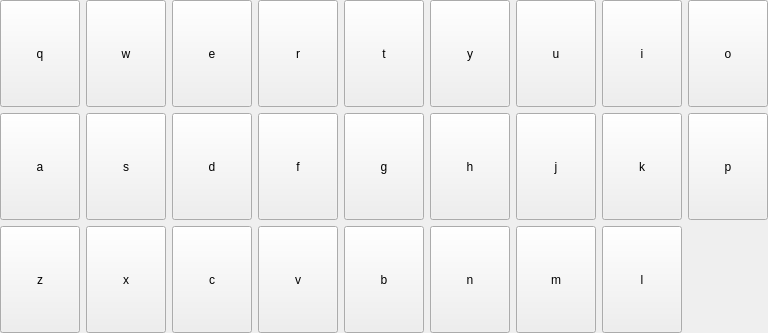
<?xml version="1.0" encoding="UTF-8"?>
<ui version="4.0">
 <class>EnglishKeyboard</class>
 <widget class="QWidget" name="EnglishKeyboard">
  <property name="geometry">
   <rect>
    <x>0</x>
    <y>0</y>
    <width>651</width>
    <height>333</height>
   </rect>
  </property>
  <property name="windowTitle">
   <string>Form</string>
  </property>
  <layout class="QVBoxLayout" name="verticalLayout">
   <property name="leftMargin">
    <number>0</number>
   </property>
   <property name="topMargin">
    <number>0</number>
   </property>
   <property name="rightMargin">
    <number>0</number>
   </property>
   <property name="bottomMargin">
    <number>0</number>
   </property>
   <item>
    <layout class="QGridLayout" name="gridLayout">
     <item row="2" column="1">
      <widget class="QPushButton" name="x">
       <property name="sizePolicy">
        <sizepolicy hsizetype="Minimum" vsizetype="Expanding">
         <horstretch>0</horstretch>
         <verstretch>0</verstretch>
        </sizepolicy>
       </property>
       <property name="text">
        <string>x</string>
       </property>
      </widget>
     </item>
     <item row="0" column="3">
      <widget class="QPushButton" name="r">
       <property name="sizePolicy">
        <sizepolicy hsizetype="Minimum" vsizetype="Expanding">
         <horstretch>0</horstretch>
         <verstretch>0</verstretch>
        </sizepolicy>
       </property>
       <property name="text">
        <string>r</string>
       </property>
      </widget>
     </item>
     <item row="1" column="2">
      <widget class="QPushButton" name="d">
       <property name="sizePolicy">
        <sizepolicy hsizetype="Minimum" vsizetype="Expanding">
         <horstretch>0</horstretch>
         <verstretch>0</verstretch>
        </sizepolicy>
       </property>
       <property name="text">
        <string>d</string>
       </property>
      </widget>
     </item>
     <item row="2" column="5">
      <widget class="QPushButton" name="n">
       <property name="sizePolicy">
        <sizepolicy hsizetype="Minimum" vsizetype="Expanding">
         <horstretch>0</horstretch>
         <verstretch>0</verstretch>
        </sizepolicy>
       </property>
       <property name="text">
        <string>n</string>
       </property>
      </widget>
     </item>
     <item row="0" column="7">
      <widget class="QPushButton" name="i">
       <property name="sizePolicy">
        <sizepolicy hsizetype="Minimum" vsizetype="Expanding">
         <horstretch>0</horstretch>
         <verstretch>0</verstretch>
        </sizepolicy>
       </property>
       <property name="text">
        <string>i</string>
       </property>
      </widget>
     </item>
     <item row="2" column="3">
      <widget class="QPushButton" name="v">
       <property name="sizePolicy">
        <sizepolicy hsizetype="Minimum" vsizetype="Expanding">
         <horstretch>0</horstretch>
         <verstretch>0</verstretch>
        </sizepolicy>
       </property>
       <property name="text">
        <string>v</string>
       </property>
      </widget>
     </item>
     <item row="1" column="4">
      <widget class="QPushButton" name="g">
       <property name="sizePolicy">
        <sizepolicy hsizetype="Minimum" vsizetype="Expanding">
         <horstretch>0</horstretch>
         <verstretch>0</verstretch>
        </sizepolicy>
       </property>
       <property name="text">
        <string>g</string>
       </property>
      </widget>
     </item>
     <item row="2" column="4">
      <widget class="QPushButton" name="b">
       <property name="sizePolicy">
        <sizepolicy hsizetype="Minimum" vsizetype="Expanding">
         <horstretch>0</horstretch>
         <verstretch>0</verstretch>
        </sizepolicy>
       </property>
       <property name="text">
        <string>b</string>
       </property>
      </widget>
     </item>
     <item row="0" column="5">
      <widget class="QPushButton" name="y">
       <property name="sizePolicy">
        <sizepolicy hsizetype="Minimum" vsizetype="Expanding">
         <horstretch>0</horstretch>
         <verstretch>0</verstretch>
        </sizepolicy>
       </property>
       <property name="text">
        <string>y</string>
       </property>
      </widget>
     </item>
     <item row="0" column="4">
      <widget class="QPushButton" name="t">
       <property name="sizePolicy">
        <sizepolicy hsizetype="Minimum" vsizetype="Expanding">
         <horstretch>0</horstretch>
         <verstretch>0</verstretch>
        </sizepolicy>
       </property>
       <property name="text">
        <string>t</string>
       </property>
      </widget>
     </item>
     <item row="1" column="0">
      <widget class="QPushButton" name="a">
       <property name="sizePolicy">
        <sizepolicy hsizetype="Minimum" vsizetype="Expanding">
         <horstretch>0</horstretch>
         <verstretch>0</verstretch>
        </sizepolicy>
       </property>
       <property name="text">
        <string>a</string>
       </property>
      </widget>
     </item>
     <item row="2" column="0">
      <widget class="QPushButton" name="z">
       <property name="sizePolicy">
        <sizepolicy hsizetype="Minimum" vsizetype="Expanding">
         <horstretch>0</horstretch>
         <verstretch>0</verstretch>
        </sizepolicy>
       </property>
       <property name="text">
        <string>z</string>
       </property>
      </widget>
     </item>
     <item row="0" column="6">
      <widget class="QPushButton" name="u">
       <property name="sizePolicy">
        <sizepolicy hsizetype="Minimum" vsizetype="Expanding">
         <horstretch>0</horstretch>
         <verstretch>0</verstretch>
        </sizepolicy>
       </property>
       <property name="text">
        <string>u</string>
       </property>
      </widget>
     </item>
     <item row="0" column="8">
      <widget class="QPushButton" name="o">
       <property name="sizePolicy">
        <sizepolicy hsizetype="Minimum" vsizetype="Expanding">
         <horstretch>0</horstretch>
         <verstretch>0</verstretch>
        </sizepolicy>
       </property>
       <property name="text">
        <string>o</string>
       </property>
      </widget>
     </item>
     <item row="0" column="0">
      <widget class="QPushButton" name="q">
       <property name="sizePolicy">
        <sizepolicy hsizetype="Minimum" vsizetype="Expanding">
         <horstretch>0</horstretch>
         <verstretch>0</verstretch>
        </sizepolicy>
       </property>
       <property name="text">
        <string>q</string>
       </property>
      </widget>
     </item>
     <item row="2" column="2">
      <widget class="QPushButton" name="c">
       <property name="sizePolicy">
        <sizepolicy hsizetype="Minimum" vsizetype="Expanding">
         <horstretch>0</horstretch>
         <verstretch>0</verstretch>
        </sizepolicy>
       </property>
       <property name="text">
        <string>c</string>
       </property>
      </widget>
     </item>
     <item row="1" column="3">
      <widget class="QPushButton" name="f">
       <property name="sizePolicy">
        <sizepolicy hsizetype="Minimum" vsizetype="Expanding">
         <horstretch>0</horstretch>
         <verstretch>0</verstretch>
        </sizepolicy>
       </property>
       <property name="text">
        <string>f</string>
       </property>
      </widget>
     </item>
     <item row="1" column="5">
      <widget class="QPushButton" name="h">
       <property name="sizePolicy">
        <sizepolicy hsizetype="Minimum" vsizetype="Expanding">
         <horstretch>0</horstretch>
         <verstretch>0</verstretch>
        </sizepolicy>
       </property>
       <property name="text">
        <string>h</string>
       </property>
      </widget>
     </item>
     <item row="1" column="1">
      <widget class="QPushButton" name="s">
       <property name="sizePolicy">
        <sizepolicy hsizetype="Minimum" vsizetype="Expanding">
         <horstretch>0</horstretch>
         <verstretch>0</verstretch>
        </sizepolicy>
       </property>
       <property name="text">
        <string>s</string>
       </property>
      </widget>
     </item>
     <item row="0" column="2">
      <widget class="QPushButton" name="e">
       <property name="sizePolicy">
        <sizepolicy hsizetype="Minimum" vsizetype="Expanding">
         <horstretch>0</horstretch>
         <verstretch>0</verstretch>
        </sizepolicy>
       </property>
       <property name="text">
        <string>e</string>
       </property>
      </widget>
     </item>
     <item row="0" column="1">
      <widget class="QPushButton" name="w">
       <property name="sizePolicy">
        <sizepolicy hsizetype="Minimum" vsizetype="Expanding">
         <horstretch>0</horstretch>
         <verstretch>0</verstretch>
        </sizepolicy>
       </property>
       <property name="text">
        <string>w</string>
       </property>
      </widget>
     </item>
     <item row="1" column="6">
      <widget class="QPushButton" name="j">
       <property name="sizePolicy">
        <sizepolicy hsizetype="Minimum" vsizetype="Expanding">
         <horstretch>0</horstretch>
         <verstretch>0</verstretch>
        </sizepolicy>
       </property>
       <property name="text">
        <string>j</string>
       </property>
      </widget>
     </item>
     <item row="1" column="7">
      <widget class="QPushButton" name="k">
       <property name="sizePolicy">
        <sizepolicy hsizetype="Minimum" vsizetype="Expanding">
         <horstretch>0</horstretch>
         <verstretch>0</verstretch>
        </sizepolicy>
       </property>
       <property name="text">
        <string>k</string>
       </property>
      </widget>
     </item>
     <item row="2" column="6">
      <widget class="QPushButton" name="m">
       <property name="sizePolicy">
        <sizepolicy hsizetype="Minimum" vsizetype="Expanding">
         <horstretch>0</horstretch>
         <verstretch>0</verstretch>
        </sizepolicy>
       </property>
       <property name="text">
        <string>m</string>
       </property>
      </widget>
     </item>
     <item row="2" column="7">
      <widget class="QPushButton" name="l">
       <property name="sizePolicy">
        <sizepolicy hsizetype="Minimum" vsizetype="Expanding">
         <horstretch>0</horstretch>
         <verstretch>0</verstretch>
        </sizepolicy>
       </property>
       <property name="text">
        <string>l</string>
       </property>
      </widget>
     </item>
     <item row="1" column="8">
      <widget class="QPushButton" name="p">
       <property name="sizePolicy">
        <sizepolicy hsizetype="Minimum" vsizetype="Expanding">
         <horstretch>0</horstretch>
         <verstretch>0</verstretch>
        </sizepolicy>
       </property>
       <property name="text">
        <string>p</string>
       </property>
      </widget>
     </item>
    </layout>
   </item>
  </layout>
 </widget>
 <resources/>
 <connections/>
</ui>
